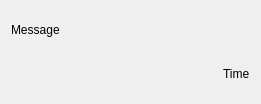
<?xml version="1.0" encoding="UTF-8"?>
<ui version="4.0">
 <class>ChatItemWidget</class>
 <widget class="QWidget" name="ChatItemWidget">
  <property name="geometry">
   <rect>
    <x>0</x>
    <y>0</y>
    <width>261</width>
    <height>104</height>
   </rect>
  </property>
  <property name="windowTitle">
   <string>Form</string>
  </property>
  <layout class="QVBoxLayout" name="verticalLayout">
   <item>
    <widget class="QLabel" name="lblMessage">
     <property name="text">
      <string>Message</string>
     </property>
    </widget>
   </item>
   <item alignment="Qt::AlignRight">
    <widget class="QLabel" name="lblTime">
     <property name="text">
      <string>Time</string>
     </property>
    </widget>
   </item>
  </layout>
 </widget>
 <resources/>
 <connections/>
</ui>
